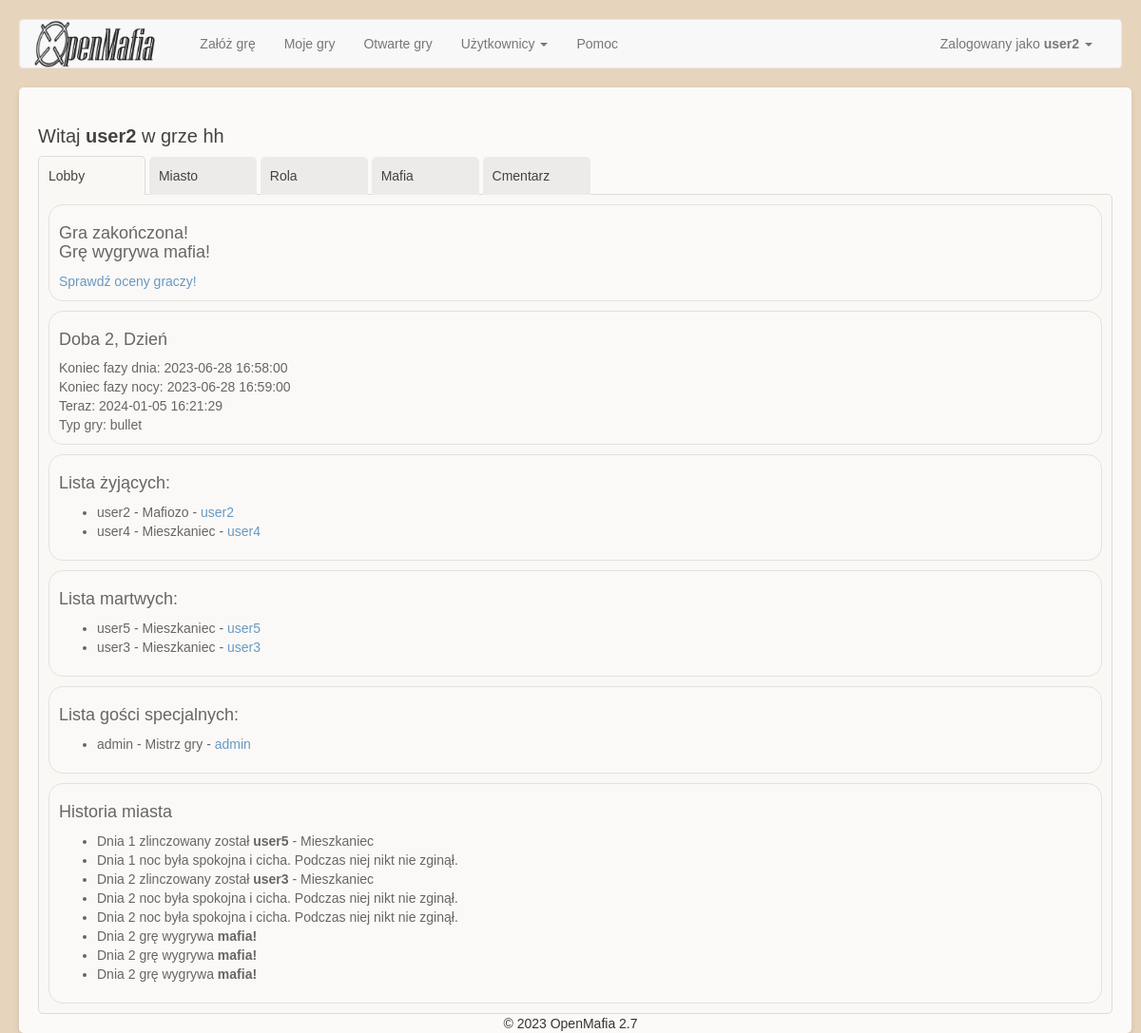
The page /game/1/lobby (signed in) on the database its author committed.
### app/Engine/DB/models.py (models this page shows, shortened)
class User(db.Model):
    __tablename__ = 'User'
    id = db.Column(db.Integer, primary_key=True)
    user = db.Column(db.String(64), unique=True)
    password = db.Column(db.String(500))
    name = db.Column(db.String(500))
    email = db.Column(db.String(120), unique=True)
    is_active = db.Column(db.Boolean)
    def is_active(self):
        return True

class GamePlayer(db.Model):
    __tablename__ = 'GamePlayer'
    id = db.Column(db.Integer, primary_key=True)
    game_id = db.Column(db.Integer, ForeignKey('Game.id'))
    user_id = db.Column(db.Integer, ForeignKey('User.id'))
    order_id = db.Column(db.Integer)
    roles = relationship("Game_Roles")
    name = db.Column(db.String(500))
    status = db.Column(db.String(500))
    user = relationship("User")
    winner = db.Column(db.Integer)
    game = relationship("Game", back_populates='game_players')
    items = relationship("GameItems")
    achievements = relationship("Achievements", back_populates='player')

class Game(db.Model):
    __tablename__ = 'Game'
    id = db.Column(db.Integer, primary_key=True)
    name = db.Column(db.String(500))
    day_no = db.Column(db.Integer)
    phase = db.Column(db.Integer)
    status_id = db.Column(db.Integer, ForeignKey('Status.id'), default=1)
    owner_id = db.Column(db.Integer, ForeignKey('User.id'))
    start_time = db.Column(db.DateTime(timezone=True))
    game_type_id = db.Column(db.Integer, ForeignKey('GameType.id'))
    owner = relationship("User", uselist=False)
    status = relationship("Status", uselist=False)
    game_players = relationship("GamePlayer", back_populates='game')
    roles = relationship("Game_Roles")
    phases = relationship("Game_Phases")
    game_config = relationship("Game_Configuration")
    game_type = relationship("GameType")
    def lynch_day(self):
        lynch_day = self.day_no - 1 + self.phase
        return lynch_day

class Game_Phases(db.Model):
    __tablename__ = 'Game_Phases'
    id = db.Column(db.Integer, primary_key=True)
    game_id = db.Column(db.Integer, ForeignKey('Game.id'))
    phase_id = db.Column(db.Integer)
    phase_name = db.Column(db.String(100))
    phase_duration = db.Column(db.Integer)

class Game_Roles(db.Model):
    __tablename__ = 'Game_Roles'
    id = db.Column(db.Integer, primary_key=True)
    game_id = db.Column(db.Integer, ForeignKey('Game.id'))
    player_id = db.Column(db.Integer, ForeignKey('GamePlayer.id'))
    role_id = db.Column(db.Integer, ForeignKey('Role.id'))
    role = relationship("Role")

class Role(db.Model):
    __tablename__ = 'Role'
    id = db.Column(db.Integer, primary_key=True)
    name = db.Column(db.String(100))
    visible_name = db.Column(db.String(500))
    description = db.Column(db.String(500))

class Event(db.Model):
    __tablename__ = 'Event'
    id = db.Column(db.Integer, primary_key=True)
    game_id = db.Column(db.Integer, ForeignKey('Game.id'))
    player_id = db.Column(db.Integer, ForeignKey('GamePlayer.id'))
    event_type = db.Column(db.Integer, ForeignKey('EventType.id'))
    target = db.Column(db.Integer, ForeignKey('GamePlayer.id'))
    day_no = db.Column(db.Integer)
    phase_no = db.Column(db.Integer)
    timestamp = db.Column(db.DateTime(), default=now())
    source_player = relationship("GamePlayer", foreign_keys=[player_id])
    target_player = relationship("GamePlayer", foreign_keys=[target])
    event_type_tbl = relationship("EventType")

### app/SetupGameModule/views.py (the view)
@SetupGameModule.route('<game_id>/lobby', methods=['GET', 'POST'])
@login_required
@handle_jobs
def lobby(game_id):
    return Lobby.Lobby().view(game_id)

### app/SetupGameModule/templates/SetupGameModule_lobby.html (shortened to what this page needs)
{% extends "base.html" %}
{% import "bootstrap/wtf.html" as wtf %}
{% block styles %}
{{ super() }}
<link rel="stylesheet" type="text/css" href="{{ url_for('SetupGameModule.static', filename='css/styles.css') }}">
{% endblock %}
{%block main_content%}
<h2>Witaj <b>{{ data['you'].name }}</b> w grze {{ game.name }}</h2>
<div class="tabs">
  <ul class="tab-nav">
    <li class="active" data-tab="lobby"><a href="#lobby">Lobby</a></li>
    <li data-tab="city"><a href="#city">Miasto</a></li>
    <li data-tab="roles"><a href="#roles">Rola</a></li>
    {% if data['your_privileges']['mafia_tab_visible'].granted %}<li data-tab="mafia"><a href="#mafia">Mafia</a></li>{% endif %}
    {% if data['your_privileges']['graveyard_visible'].granted %}<li data-tab="graveyard"><a href="#graveyard">Cmentarz</a></li>{% endif %}
  </ul>
  <div class="tab-content">
    <div id="lobby" class="active">
      {% if game.status.name == 'finished' %}
        <div class="content-box">
          <h4>Gra zakończona!
          {% if 'mafioso' in data['winners'] %}<br />Grę wygrywa mafia!{% endif %}
          </h4>
        {% if data['your_privileges']['show_judgement_summary'].granted %}
        <a href="{{url_for('SetupGameModule.judgement_summary', game_id=game.id)}}">Sprawdź oceny graczy!</a><br />
        {% endif %}
        </div>
      {% endif %}
        <div class="content-box">
          <h4>Doba {{ game.day_no }}, {{ game.phases[game.phase - 1].phase_name }}</h4>
          Koniec fazy dnia: {{ data['day_end'] }}<br />
          Koniec fazy nocy: {{ data['night_end'] }}<br />
          Teraz: {{ data['now'] }}<br/>
          Typ gry: {{ data.game_type }}<br />
        </div>
        <div class="content-box">
          <h4>Lista żyjących:</h4>
          <ul>
          {% if data['alive_players']|length > 0 %}
            {% for player in data['alive_players']  %}
                <li>
                {{ player.name }}
                {% if data['your_privileges']['see_roles_of_alive_players'].granted %}
                  -
                  {% for role in player.roles %}
                  {{ role.role.visible_name }}
                  {% endfor %}
                {% endif %}
                {% if data['your_privileges']['see_user_names_of_players'].granted %}
                  - <a href="{{url_for('User.user_main', user_id=player.user.id)}}">{{ player.user.name }}</a>
                {% endif %}
                </li>
            {% endfor %}
          {% else %}
            Wszyscy zginęli!
          {% endif %}
          </ul>
        </div>
      {% if data['your_privileges']['see_list_of_dead_people'].granted %}
        <div class="content-box">
          <h4>Lista martwych:</h4>
          <ul>
          {% if data['dead_players']|length > 0 %}
            {% for player in data['dead_players']  %}
                <li>{{ player.name }}
                  {% if data['your_privileges']['see_roles_of_dead_players'].granted %}
                    -
                    {% for role in player.roles %}
                      {% if role.role.id not in data['roles_not_visible_after_death'] or game.status_id != 5 %}
                        {{ role.role.visible_name }}
                      {% endif %}
                    {% endfor %}
                  {% endif %}
                  {% if data['your_privileges']['see_user_names_of_players'].granted %}
                    - <a href="{{url_for('User.user_main', user_id=player.user.id)}}">{{ player.user.name }}</a>
                  {% endif %}
                </li>
            {% endfor %}
          {% else %}
            Wszyscy żyją!
          {% endif %}
          </ul>
        </div>
      {% endif %}
      {% if data['your_privileges']['see_list_of_special_people'].granted %}
        <div class="content-box">
          <h4>Lista gości specjalnych:</h4>
          <ul>
          {% if data['special_players']|length > 0 %}
            {% for player in data['special_players']  %}
                <li>{{ player.name }}
                  -
                  {% for role in player.roles %}
                    {% if role.role.id not in data['roles_not_visible_after_death'] or game.status_id != 5 %}
                      {{ role.role.visible_name }}
                    {% endif %}
                  {% endfor %}
                  {% if data['your_privileges']['see_user_names_of_players'].granted %}
                    - <a href="{{url_for('User.user_main', user_id=player.user.id)}}">{{ player.user.name }}</a>
                  {% endif %}
                </li>
            {% endfor %}
          {% else %}
            Wszyscy żyją!
          {% endif %}
          </ul>
        </div>
      {% endif %}
      <div class="content-box">
        <h4>Historia miasta</h4>
        <ul>
       {% for history_event in data['history_events'] %}
          {% if history_event.event_type_tbl.name == 'lynch' %}
          <li>Dnia {{ history_event.day_no }} zlinczowany został <b>{{ history_event.target_player.name }}</b>
            {% if data['your_privileges']['see_roles_of_dead_players'].granted %}
              -
              {% for role in history_event.target_player.roles %}
                {% if role.role.id not in data['roles_not_visible_after_death'] or game.status_id != 5 %}
                  {{ role.role.visible_name }}
                {% endif %}
              {% endfor %}
            {% endif %}
          </li>
          {% elif history_event.event_type_tbl.name == 'mafia_kill' %}
            {% if history_event.target_player.name %}
              <li>Dnia {{ history_event.day_no }} zabity przez mafię został <b>{{ history_event.target_player.name }}</b>
                {% if data['your_privileges']['see_roles_of_dead_players'].granted %}
                  -
                  {% for role in history_event.target_player.roles %}
                    {% if role.role.id not in data['roles_not_visible_after_death'] or game.status_id != 5 %}
                      {{ role.role.visible_name }}
                    {% endif %}
                  {% endfor %}
                {% endif %}
              </li>
            {% else %}
              <li>Dnia {{ history_event.day_no }} noc była spokojna i cicha. Podczas niej nikt nie zginął.</b></li>
            {% endif %}
          {% elif history_event.event_type_tbl.name == 'admin_revive' %}
          <li>Dnia {{ history_event.day_no }} administrator ożywił gracza <b>{{ history_event.target_player.name }}</b></li>
          {% elif history_event.event_type_tbl.name == 'admin_block_lynch' %}
          <li>Dnia {{ history_event.day_no }} administrator zablokował lincz.</b></li>
          {% elif history_event.event_type_tbl.name == 'admin_block_mafia_kill' %}
          <li>Dnia {{ history_event.day_no }} administrator zablokował mord.</b></li>
          {% elif history_event.event_type_tbl.name == 'citizens_win' %}
          <li>Dnia {{ history_event.day_no }} grę wygrywa <b>miasto!</b></li>
          {% elif history_event.event_type_tbl.name == 'mafiosos_win' %}
          <li>Dnia {{ history_event.day_no }} grę wygrywa <b>mafia!</b></li>
          {% elif history_event.event_type_tbl.name == 'mvp_chosen' %}
          <li>Na MVP wybrany został {{ history_event.target_player.name }}</b>!</li>
          {% elif history_event.event_type_tbl.name == 'mvp2_chosen' %}
          <li>Na vice MVP wybrany został {{ history_event.target_player.name }}</b>!</li>
          {% elif history_event.event_type_tbl.name == 'mvp3_chosen' %}
          <li>Na drugiego vice MVP wybrany został {{ history_event.target_player.name }}</b>!</li>
          {% elif history_event.event_type_tbl.name == 'lynch_draw_noone' %}
          <li>Dnia {{ history_event.day_no }} przez remis w głosowaniu nikt nie został zlinczowany.</b></li>
          {% elif history_event.event_type_tbl.name == 'lynch_draw_mafia_choice' %}
          <li>Dnia {{ history_event.day_no }} przez remis w głosowaniu mafia zadecyduje, kto zostanie zlinczowany.</b></li>
          {% endif %}
        {% endfor %}
        </ul>
      </div>
    </div>
  </div>
</div>
{%endblock%}

### app/templates/base.html (shortened to what this page needs)
{% extends "bootstrap/base.html" %}
{% block styles %}
{{ super() }}
<link rel="stylesheet" type="text/css" href="{{ url_for('static', filename='css/base_styles.css') }}">
<link rel="stylesheet" type="text/css" href="{{ url_for('static', filename='css/bootstrap_table.css') }}">
{% endblock %}
{% block navbar %}
<nav class="navbar navbar-default" id="nav">
	<div class="container-fluid">
	  <div class="navbar-header">
		<a href="/"><img height="50" style="padding-right: 32px" src="{{ url_for('static', filename='images/logo.png') }}"/></a>
	  </div>
	  <div class="collapse navbar-collapse" id="bs-example-navbar-collapse-1">
		<ul class="nav navbar-nav">
			<li {{ 'class=active' if request.endpoint == 'SetupGameModule.setup_game' }} ><a href="{{ url_for('SetupGameModule.setup_game')}}">Załóż grę</a></li>
			<li><a href="{{ url_for('SetupGameModule.game_list')}}/my_games">Moje gry</a></li>
			<li><a href="{{ url_for('SetupGameModule.game_list')}}/open_games">Otwarte gry</a></li>
			<li class="dropdown">
				<a href="#" class="dropdown-toggle" data-toggle="dropdown" role="button" aria-haspopup="true" aria-expanded="false">Użytkownicy <span class="caret"></span></a>
			</li>
			<li><a href="{{ url_for('help_page')}}">Pomoc</a></li>
		</ul>
		<ul class="nav navbar-nav navbar-right">
		  <li><a href="#"></a></li>
		  <li class="dropdown">
			<a href="#" class="dropdown-toggle" data-toggle="dropdown" role="button" aria-haspopup="true" aria-expanded="false">
				{% if current_user.is_authenticated %}
				Zalogowany jako <b>{{ current_user.user }}</b>
				{% else %}
					Gość
				{% endif %}
				<span class="caret"></span>
			</a>
		  </li>
		</ul>
	  </div>
	</div>
  </nav>
{% endblock %}
{%block content %}
<div class="container">
	{%block main_content%}{%endblock%}
</div>
{% block footer %}
<div class="footer">&copy; 2023 OpenMafia 2.7</div>
{%- endblock footer %}
{%endblock%}

### rows shown on the page
User: user "user2"
GamePlayer: you.name "user2", name "user2", user.name "user2"
Game: name "hh", day_no "2", phase.phase_name "Dzień"
Game_Roles: role.visible_name "Mafiozo"
GamePlayer: name "user4", user.name "user4"
Game_Roles: role.visible_name "Mieszkaniec"
GamePlayer: name "user5", user.name "user5"
Game_Roles: role.visible_name "Mieszkaniec"
GamePlayer: name "user3", user.name "user3"
Game_Roles: role.visible_name "Mieszkaniec"
GamePlayer: name "admin", user.name "admin"
Game_Roles: role.visible_name "Mistrz gry"
Event: day_no "1", target_player.name "user5"
Event: day_no "1"
Event: day_no "2", target_player.name "user3"
Event: day_no "2"
Event: day_no "2"
Event: day_no "2"
Event: day_no "2"
Event: day_no "2"

### other values the page prints
{{ data['day_end'] }} "2023-06-28 16:58:00"
{{ data['night_end'] }} "2023-06-28 16:59:00"
{{ data['now'] }} "2024-01-05 16:21:29"
{{ data.game_type }} "bullet"
